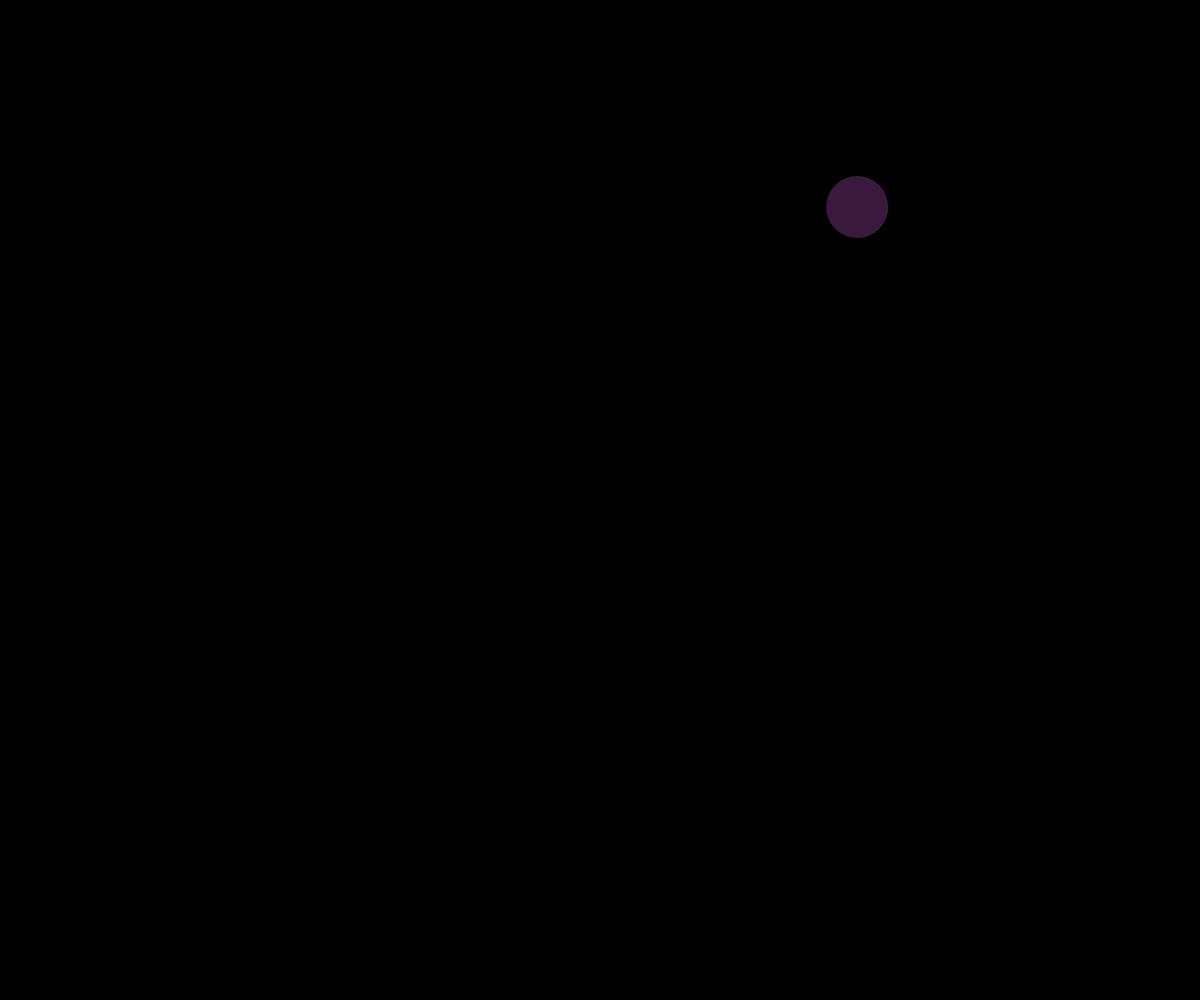
Frame 1 (no input)
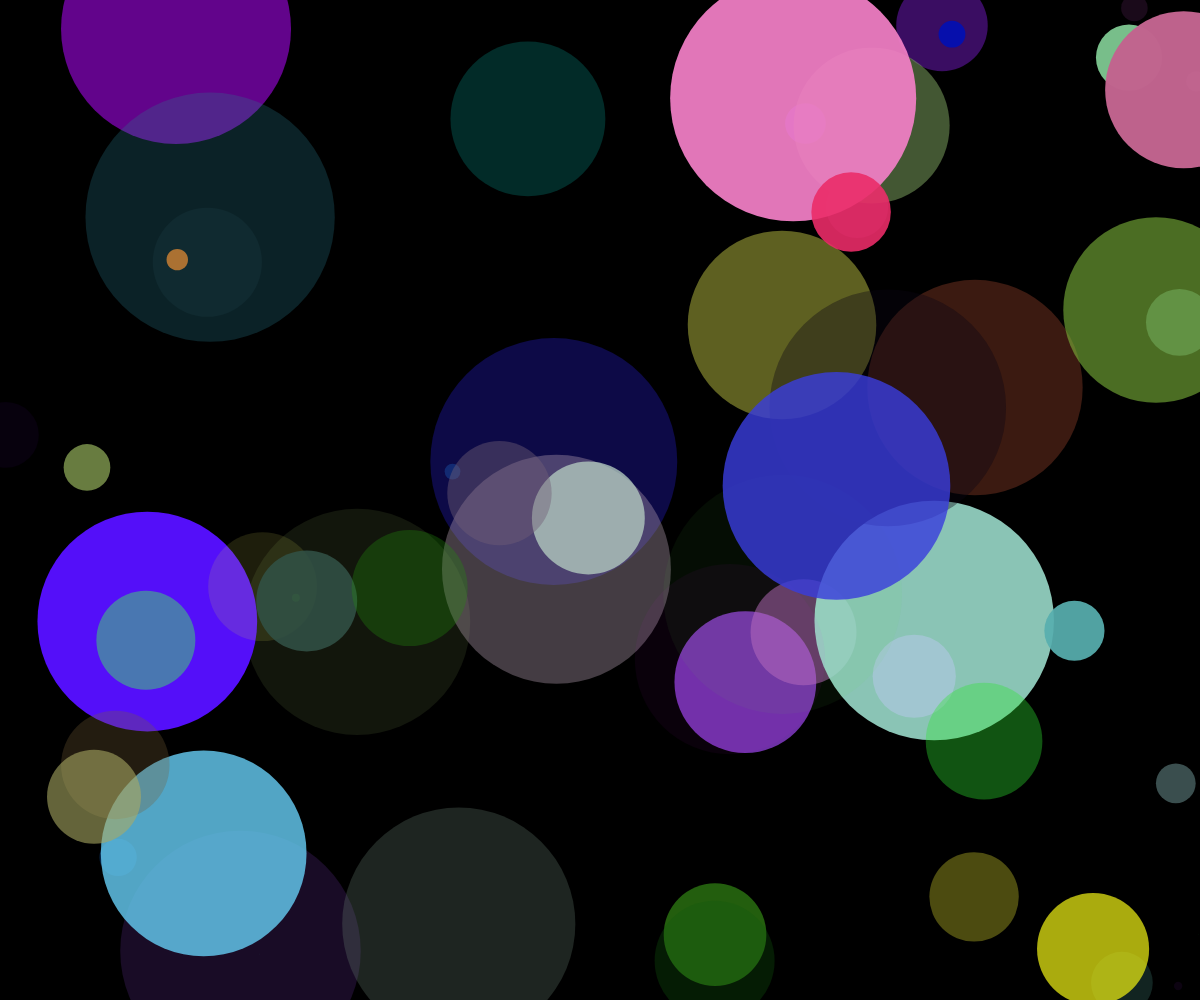
Frame 60 (no input)
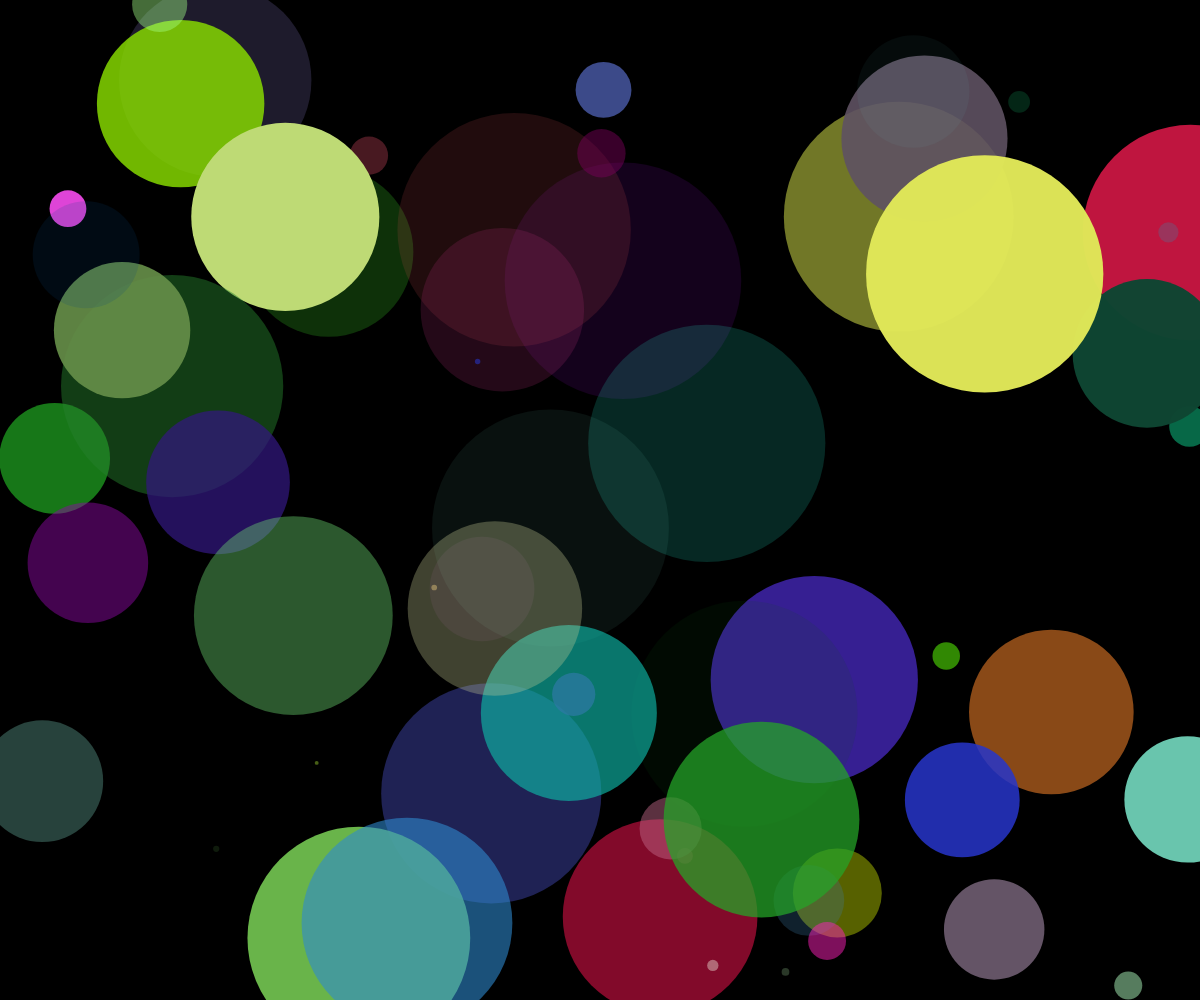
Frame 120 (the mouse pressed at the canvas centre since frame 60)

The p5.js sketch that drew these frames (run headless with seeded random() and noise() and a simulated clock; from frame 60 on, the mouse is pressed at the canvas centre):

// p5.js sketch
// ── sketch.js
//color variables 
let x;
let y; 
let r;
let g;
let b;
let a;
let size;

function setup() {
 createCanvas(windowWidth, windowHeight);
 background(0)
}

function draw() {
  //calling the variables 
  x = random(0, windowWidth)
  y = random(0, windowHeight)
  r = random(0,255)
  g = random(0,255)
  b = random(0,255)
  a = random(0,255)
  size = random(0,255)
  
//main drawing (shapes)  
  fill(r,g,b,a)
  noStroke()
  circle(x,y, size)
}

function mousePressed(){
  background(0)
}
